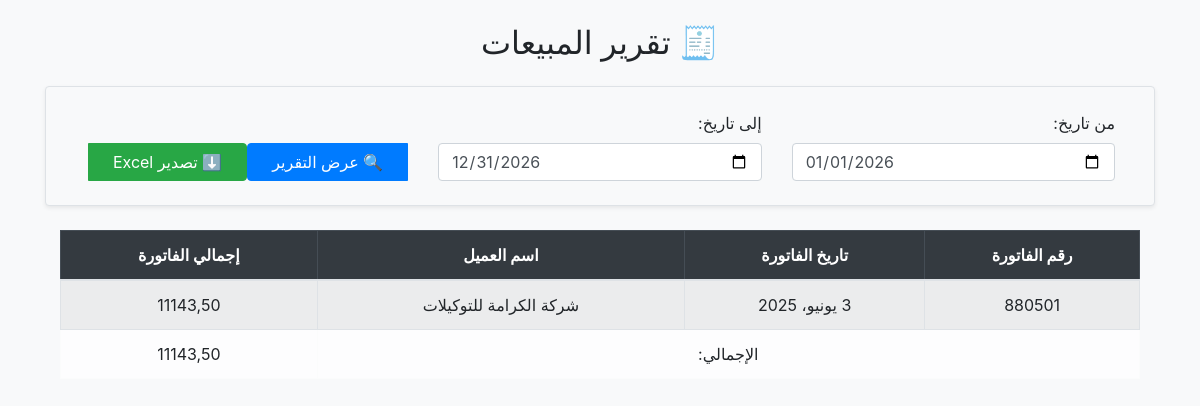
Screenshot of /sales/sales-report/ with the database file from the repository.
### sales/models.py (models this page shows, shortened)
class SalesInvoice(models.Model):
    number = models.CharField(max_length=20, unique=True, null=True, blank=True)
    date = models.DateField()
    customer = models.ForeignKey(Customer, on_delete=models.CASCADE)
    warehouse = models.ForeignKey(Warehouse, on_delete=models.CASCADE)
    sales_rep = models.ForeignKey('sales.SalesRepresentative', on_delete=models.SET_NULL, null=True, blank=True)
    journal_entry = models.OneToOneField(
        JournalEntry, null=True, blank=True, on_delete=models.SET_NULL, related_name='sales_invoice'
    )
    is_posted = models.BooleanField(default=False)
    total_before_tax_value = models.DecimalField(max_digits=12, decimal_places=2, default=0)
    total_tax_value = models.DecimalField(max_digits=12, decimal_places=2, default=0)
    total_with_tax_value = models.DecimalField(max_digits=12, decimal_places=2, default=0)
    class Meta:
        verbose_name = "فاتورة مبيعات"
        verbose_name_plural = "فاتورة مبيعات"

class Customer(models.Model):
    code = models.CharField(max_length=20, unique=True, blank=True)
    name = models.CharField(max_length=100)
    tax_number = models.CharField(max_length=50, verbose_name="الرقم الضريبي", blank=True, null=True)
    group = models.ForeignKey(CustomerGroup, on_delete=models.CASCADE)
    opening_debit = models.DecimalField(max_digits=10, decimal_places=2, default=0)
    opening_credit = models.DecimalField(max_digits=10, decimal_places=2, default=0)
    phone = models.CharField(max_length=50, blank=True, null=True)
    email = models.EmailField(blank=True, null=True)
    address = models.CharField(max_length=50, blank=True, null=True)
    account = models.ForeignKey(Account, on_delete=models.PROTECT, related_name='customers_account', verbose_name="حساب العميل")
    sales_account = models.ForeignKey(Account, on_delete=models.PROTECT, related_name='customers_sales_account', verbose_name="حساب المبيعات")
    vat_account = models.ForeignKey(Account, on_delete=models.PROTECT, related_name='customers_vat_account', verbose_name="حساب الضريبة")
    cost_of_sales_account = models.ForeignKey(Account, on_delete=models.SET_NULL, null=True, blank=True, related_name='cost_of_sales_customers', verbose_name="حساب تكلفة البضاعة المباعة")
    class Meta:
        verbose_name = "عميل"
        verbose_name_plural = "العملاء"

### sales/views.py (the view, shortened to what this page needs)
# urls.py: path('sales-report/', views.sales_report, name='sales_report'),
def sales_report(request):
    start_date = request.GET.get('start_date')
    end_date = request.GET.get('end_date')
    export = request.GET.get('export')
    invoices = SalesInvoice.objects.select_related('customer').prefetch_related('items').all()
    if start_date:
        invoices = invoices.filter(date__gte=start_date)
    if end_date:
        invoices = invoices.filter(date__lte=end_date)
    invoice_data = []
    total_amount = 0
    for inv in invoices:
        amount = sum(
            (item.quantity * item.unit_price) + item.tax_amount
            for item in inv.items.all()
        )
        invoice_data.append({
            'number': inv.number,
            'date': inv.date,
            'customer': inv.customer.name,
            'amount': amount,
        })
        total_amount += amount
    context = {
        'invoices': invoice_data,
        'total_amount': total_amount,
        'from_date': start_date,
        'to_date': end_date,
    }
    return render(request, 'sales/reports/sales_report.html', context)

### dist/sales/templates/sales/reports/sales_report.html
{% extends "base.html" %}
{% block content %}
<div class="container mt-4">
    <h2 class="mb-4 text-center">🧾 تقرير المبيعات</h2>
    <form method="get" class="row gy-3 gx-4 align-items-end mb-4 bg-light p-4 rounded shadow-sm border">
        <div class="col-md-4">
            <label class="form-label fw-bold">من تاريخ:</label>
            <input type="date" name="from_date" value="{{ from_date|default:'2026-01-01' }}" class="form-control">
        </div>
        <div class="col-md-4">
            <label class="form-label fw-bold">إلى تاريخ:</label>
            <input type="date" name="to_date" value="{{ to_date|default:'2026-12-31' }}" class="form-control">
        </div>
        <div class="col-md-4 text-end">
            <div class="btn-group mt-3 mt-md-0">
                <button type="submit" class="btn btn-primary px-4">🔍 عرض التقرير</button>
                <a href="?from_date={{ from_date }}&to_date={{ to_date }}&export=1" class="btn btn-success px-4">
                    ⬇️ تصدير Excel
                </a>
            </div>
        </div>
    </form>
    <div class="table-responsive">
        <table class="table table-bordered table-hover table-striped align-middle text-center">
            <thead class="table-dark">
                <tr>
                    <th>رقم الفاتورة</th>
                    <th>تاريخ الفاتورة</th>
                    <th>اسم العميل</th>
                    <th>إجمالي الفاتورة</th>
                </tr>
            </thead>
            <tbody>
                {% for inv in invoices %}
                    <tr>
                        <td>{{ inv.number }}</td>
                        <td>{{ inv.date }}</td>
                        <td>{{ inv.customer }}</td>
                        <td class="text-end">{{ inv.amount|floatformat:2 }}</td>
                    </tr>
                {% empty %}
                    <tr>
                        <td colspan="4" class="text-center text-muted">لا توجد بيانات في الفترة المحددة.</td>
                    </tr>
                {% endfor %}
            </tbody>
            <tfoot class="table-light fw-bold">
                <tr>
                    <td colspan="3" class="text-end">الإجمالي:</td>
                    <td class="text-end">{{ total_amount|floatformat:2 }}</td>
                </tr>
            </tfoot>
        </table>
    </div>
</div>
{% endblock %}

### rows the page displays
SalesInvoice: number "880501", date "3 يونيو، 2025"
Customer: customer "شركة الكرامة للتوكيلات"

### other values shown
{{ inv.amount|floatformat:2 }} "11143,50"
{{ total_amount|floatformat:2 }} "11143,50"
